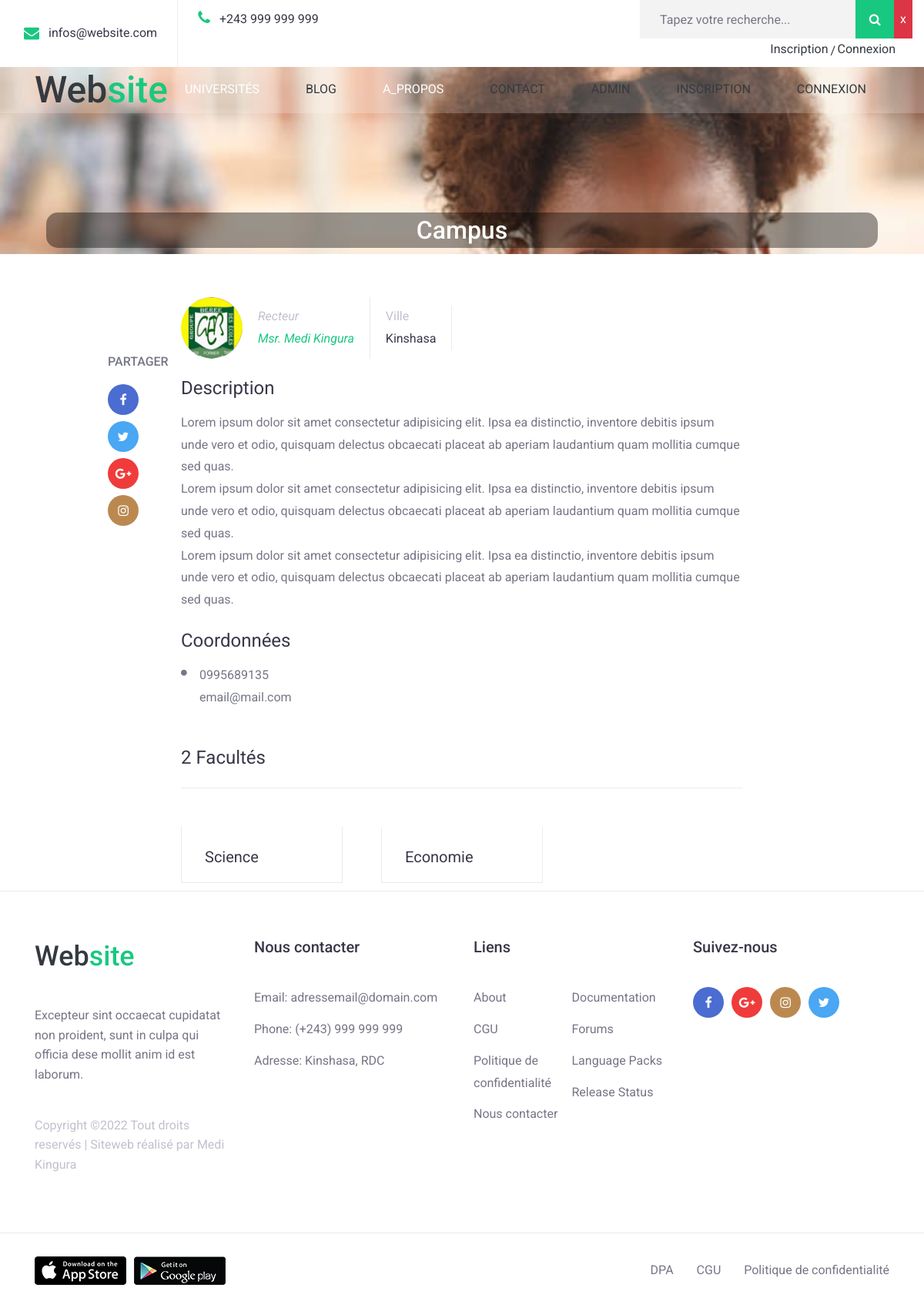
Page /université/campus/ on the committed database.
### home/models.py (models this page shows, shortened)
class Universite(models.Model):
    name = models.CharField(max_length=250)
    slug = models.SlugField(unique=True)
    picture = models.ImageField(upload_to='picture/')
    logo = models.ImageField(upload_to='logo/')
    about = models.TextField()
    url = models.URLField()
    contact = models.TextField()
    date = models.DateTimeField(auto_now_add=True)

class Faculte(models.Model):
    univ = models.ForeignKey(Universite, on_delete=models.CASCADE, related_name='universite')
    name = models.CharField(max_length=250)
    slug = models.SlugField(unique=True)
    date = models.DateTimeField(auto_now_add=True)

### home/views.py (called while the page is built)
def UnivSingle(request, slug):
    univ = get_object_or_404(Universite, slug=slug)
    facs = Faculte.objects.filter(univ=univ)
    template_name = 'home/univ-single.html'
    context = {
        'univ': univ,
        'facs': facs,
    }
    return render(request, template_name, context)

### templates/home/univ-single.html
{% extends 'home/base.html' %}
{% block content %}
    <div class="page-header">
        {% include 'includes/header.html' %}
    </div>
    <div class="banner-univ" style="background-image: url('{{univ.picture.url}}');">
        <div class="container h-100">
            <div class="d-flex justify-content-center align-items-end h-100">
                <div class="col-12">
                    <h2>{{univ.name}}</h2>
                </div>
            </div>
        </div>
    </div>
    <div class="container">
        <div class="row">
            <div class="col-12 offset-lg-1 col-lg-1">
                <div class="post-share">
                    <h3>Partager</h3>
                    <ul class="flex flex-wrap align-items-center p-0 m-0">
                        <li><a href="#"><i class="fa fa-facebook"></i></a></li>
                        <li><a href="#"><i class="fa fa-twitter"></i></a></li>
                        <li><a href="#"><i class="fa fa-google-plus"></i></a></li>
                        <li><a href="#"><i class="fa fa-instagram"></i></a></li>
                    </ul>
                </div>
            </div>
            <div class="col-12 col-lg-8">
                <div class="single-course-wrap">
                    <div class="course-info flex flex-wrap align-items-center">
                        <div class="course-author flex flex-wrap justify-content-center align-items-center mt-3">
                            <img src="{{univ.logo.url}}" alt="">
                            <div class="author-wrap">
                                <label class="m-0">Recteur</label>
                                <div class="author-name"><a href="#">Msr. Medi Kingura</a></div>
                            </div>
                        </div>
                        <div class="course-cats mt-3">
                            <label class="m-0">Ville</label>
                            <div class="author-name"><a href="#">Kinshasa</a></div>
                        </div>
                    </div>
                    <div class="single-course-cont-section">
                        <h2>Description</h2>
                        <p>{{univ.about|linebreaks}}</p>
                        <h2>Coordonnées</h2>
                        <ul class="p-0 m-0 black-doted">
                            <li>{{univ.contact|linebreaks}}</li>
                        </ul>
                    </div>
                    <div class="related-courses">
                        <header class="entry-heading flex flex-wrap justify-content-between align-items-center">
                            <h2 class="entry-title">{{facs.count}} Facultés</h2>
                        </header>
                        <div class="row mx-m-25">
                            {% for fac in facs %}
                            <div class="col-12 col-md-6 col-lg-4 px-25">
                                <div class="course-content">
                                    <div class="course-content-wrap">
                                        <header class="entry-header">
                                            <h2 class="entry-title"><a href="{% url 'deps' fac.slug %}">{{fac.name}}</a></h2>
                                        </header>
                                    </div>
                                </div>
                            </div>
                            {% endfor %}
                        </div>
                    </div>
                </div>
            </div>
        </div>
    </div>
{% endblock %}

### static/stls.css (style rules this page uses)
body { color: #383749; font-size: 16px; line-height: 1.8; font-family: 'Roboto', sans-serif; overflow-x: hidden; }
img { vertical-align: baseline; }
a { color: #383749; }
.flex { display: flex !important; }
.mx-m-25 { margin-right: -25px !important; margin-left: -25px !important; }
.px-25 { padding-right: 25px !important; padding-left: 25px !important; }
.course-content { margin-top: 50px; transition: all .35s }
.course-content-wrap { padding: 26px 30px 20px; border: 1px solid #ebebeb; border-top: 0; background: #fff; }
.course-content .entry-title { margin: 0; font-size: 20px; line-height: 1.3; font-weight: 400; }
.course-content .entry-title a { color: #383749; }
.course-author { font-style: italic; }
.course-author a { color: #19c880; text-decoration: none; }
.page-header { background-size: cover !important; }
.banner-univ { height: 280px; background-size: cover; margin-top: 50px; }
.banner-univ h2 { background-color: rgba(0, 0, 0, 0.4); text-align: center; padding: 4px 0px; border-radius: 15px; color: #fff; }
.course-info { margin-top: 40px; }
.course-info label { color: #c0c1cd; }
.course-info .course-author, .course-info .course-cats, .course-info .course-students { padding-right: 20px; margin-right: 20px; border-right: 1px solid #ebebeb; }
.course-author img { width: 80px; height: 80px; border-radius: 50%; margin-right: 20px; }
.course-author a { color: #19c880; }
.single-course-cont-section { margin-top: 24px; color: #757686; }
.single-course-cont-section h2 { margin-top: 24px; margin-bottom: 16px; font-size: 24px; font-weight: 400; color: #383749; }
ul.black-doted { list-style: none; }
.single-course-cont-section ul.black-doted li { position: relative; padding-left: 24px; margin-top: 8px; }
.single-course-cont-section ul.black-doted li::before { content: ''; position: absolute; top: 3px; left: 0; width: 16px; height: 100%; font-size: 9px; font-family: 'FontAwesome'; }
.related-courses { margin-top: 50px; }
.related-courses .entry-heading { padding-bottom: 16px; border-bottom: 1px solid #ebebeb; }
.related-courses .entry-heading h2 { font-size: 24px; font-weight: 400; color: #383749; }
.post-share { margin-top: 130px; }
.post-share h3 { margin-bottom: 20px; font-size: 16px; font-weight: 500; text-transform: uppercase; color: #757686; text-align: center; }
.post-share ul { list-style: none; }
.post-share ul li { display: flex; justify-content: center; margin-bottom: 8px; }
.post-share .fa { display: flex; justify-content: center; align-items: center; width: 40px; height: 40px; border-radius: 50%; color: #fff; }
.post-share .fa-facebook { background: #4b6cd0; }
.post-share .fa-google-plus { background: #f03b3b; }
.post-share .fa-twitter { background: #49a7f3; }
.post-share .fa-instagram { background: #bb8950; }

### rows in the picture
Universite: picture (picture), name "Campus", logo (picture), about "Lorem ipsum dolor sit amet consectetur adipisicing elit. Ipsa ea distinctio, inventore debitis ipsum unde vero et odio, quisquam delectus obcaecati placeat ab aperiam laudantium quam mollitia cumque sed quas. Lorem ipsum dolor sit amet consectetur adipisicing elit. Ipsa ea distinctio, inventore debitis ipsum unde vero et odio, quisquam delectus obcaecati placeat ab aperiam laudantium quam mollitia cumque sed quas. Lorem ipsum dolor sit amet consectetur adipisicing elit. Ipsa ea distinctio, inventore debitis ipsum unde vero et odio, quisquam delectus obcaecati placeat ab aperiam laudantium quam mollitia cumque sed quas.", contact "0995689135 email@mail.com"
Faculte: name "Science"
Faculte: name "Economie"

### other values in the picture
{{ facs.count }} "2"
